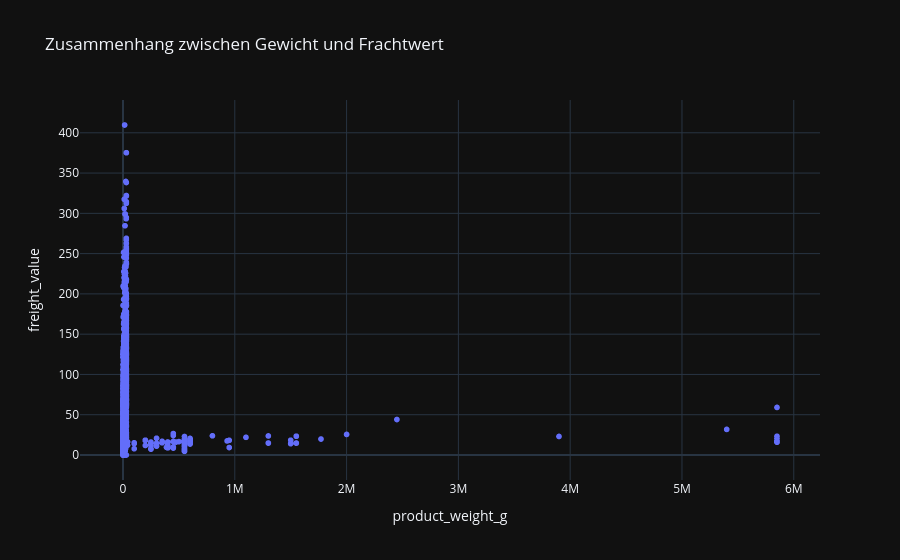

Notebook code cell kept with this figure:
### Code cell
px.scatter(items_merge, x="product_weight_g", y="freight_value", title="Zusammenhang zwischen Gewicht und Frachtwert")

### Figure 1 — Plotly figure (JSON) as saved in the notebook; plotly's stock layout.template omitted (floating-point values rounded to 4 significant figures; data arrays with more than 128 entries replaced by an {"elided": "..."} marker saying what was removed)
{"data": [{"hovertemplate": "product_weight_g=%{x}<br>freight_value=%{y}<extra></extra>", "legendgroup": "", "marker": {"color": "#636efa", "symbol": "circle"}, "mode": "markers", "name": "", "showlegend": false, "x": {"elided": "112650 float values"}, "xaxis": "x", "y": {"elided": "112650 float values"}, "yaxis": "y", "type": "scattergl"}], "layout": {"xaxis": {"anchor": "y", "domain": [0.0, 1.0], "title": {"text": "product_weight_g"}}, "yaxis": {"anchor": "x", "domain": [0.0, 1.0], "title": {"text": "freight_value"}}, "legend": {"tracegroupgap": 0}, "title": {"text": "Zusammenhang zwischen Gewicht und Frachtwert"}}}
